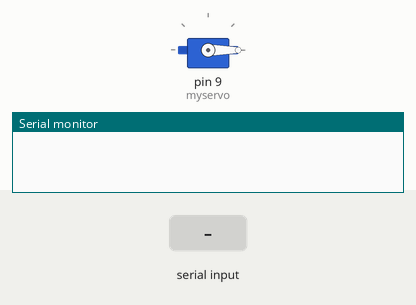
The sketch below on a simulated Arduino Uno, built with avr-gcc and run on an emulated ATmega328P. On the bench: servo, the last lines printed to the serial monitor. Inputs (shaded band) come from the test bench.

Above: at 2.2 s.
2.3 s: "o" received over Serial
At 3.5 s:
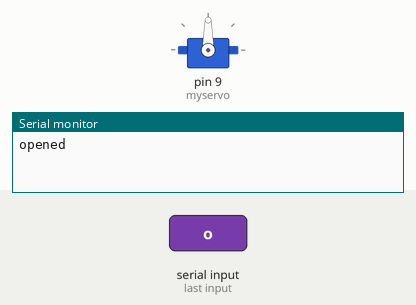
3.8 s: "c" received over Serial
At 4.9 s:
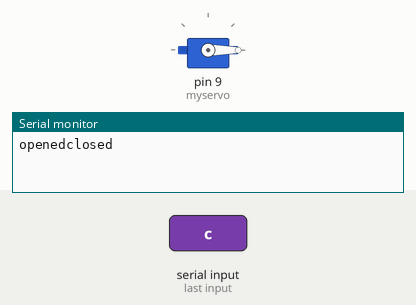
Timing chart, 0 to 6.8 s (numbered marks = the images above; inputs shaded):
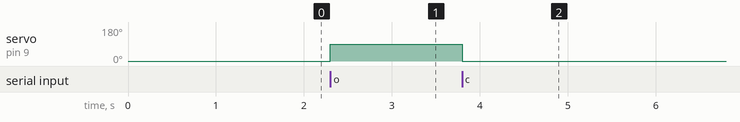

The sketch:

client.ino
```cpp
#include <Servo.h>

Servo myservo;  // Servo 객체 생성

void setup() {
  myservo.attach(9);  // 서보모터 신호선을 아두이노 9번 핀에 연결
  myservo.write(0);   // 초기 각도 설정 (0도)
  Serial.begin(9600);
  delay(1000);        // 1초 대기
}

void loop() {
  if(Serial.available()){
    char receive_msg = Serial.read();
    if (receive_msg == 'o') {
      myservo.write(90);
      delay(1000);
      Serial.write("opened");
    }else if (receive_msg == 'c') {
      myservo.write(0);
      delay(1000);
      Serial.write("closed");
    }else{
      Serial.write(receive_msg);
    }
  }
}
```

Measured:
- after the input at 2.3 s, servo on pin 9 (myservo): 0° → 90° at once
- after the input at 3.8 s, servo on pin 9 (myservo): 90° → 0° at once
